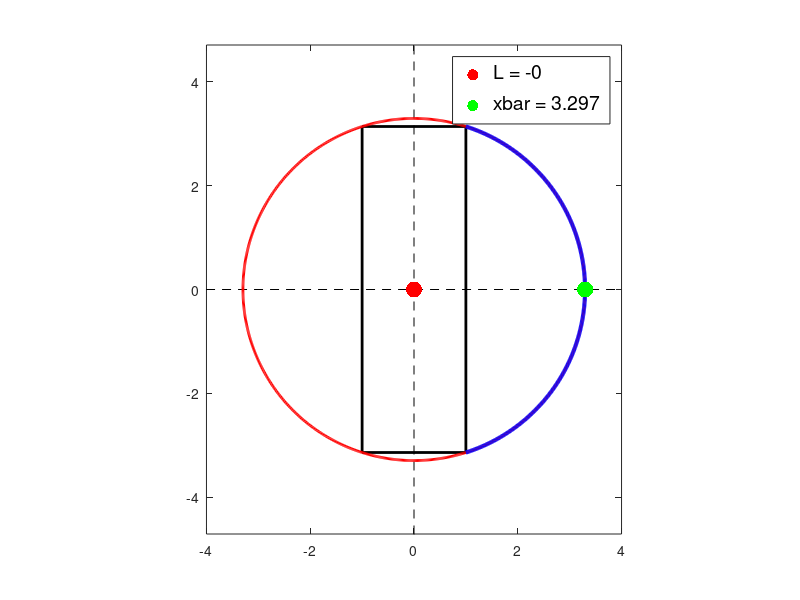

MATLAB code for this plot:
function cyl_sphere(xbar)

close all;

R_cyl = 1;
H_cyl = 2*pi;

beta = H_cyl/R_cyl;
if (nargin == 0)
    xbar = R_cyl*sqrt(1 + beta^2/4);
end

if (xbar == R_cyl)
    c = beta^2/4;
    e = sqrt(eps(c)/10);
    xbar = R_cyl*(1 + e);
end

alpha = xbar/R_cyl;

% (-L,0) is the center of the sphere.
L        = -R_cyl/2*(1 + alpha + beta^2/(4*(1-alpha)));
R_sphere = -R_cyl/2*(1 - alpha + beta^2/(4*(1-alpha)));

% Get range for phi. 
% TODO : Fix so that angle flips at L=0.  
if (-L <= R_cyl)
    phi0 = asin(-H_cyl/(2*R_sphere));
    phi1 = -phi0;
else
    phi1 = acos((L+R_cyl)/R_sphere);
    phi0 = -phi1;
end


fprintf('\n');
fprintf('%15s  %24.16f\n','min xbar',1);
fprintf('%15s  %24.16f\n','xbar',xbar);
fprintf('%15s  %24.16f\n','max xbar',sqrt(1 + beta^2/4));
fprintf('\n');
fprintf('%15s  %24.16f\n','phi0',phi0);
fprintf('%15s  %24.16f\n','phi1',phi1);
fprintf('\n');


fprintf('%15s  %24.17g\n','R_sphere',R_sphere);
fprintf('%15s  %24.17g\n','-L (xcenter)',-L);

phi = linspace(phi0,phi1,501);

xc = -L;
yc = 0;

x = R_sphere*cos(phi) + xc;   % This is the radius
y = R_sphere*sin(phi) + yc;   % This is the height.

fprintf('%15s  %24.16f\n','min(x)',min(x));
fprintf('%15s  %24.16f\n','max(x)',max(x));

cyl_x = [1,1,-1,-1,1]*R_cyl;
cyl_y = [-1,1,1,-1,-1]*H_cyl/2;

plot([-5,5],[0,0],'k--');
hold on;
plot([0,0],[-5,5],'k--');

plot(cyl_x,cyl_y,'k','linewidth',2);

th = linspace(0,2*pi,1000);
plot(R_sphere*cos(th) - L, R_sphere*sin(th), 'r', 'linewidth',2);
hold on;

plot(x,y,'b','linewidth',3);

% x(x < R_cyl) = nan;
% plot(x,y,'b','linewidth',4);

p(1) = plot(-L,0,'r.','markersize',35,'linewidth',30);
p(2) = plot(xbar,0,'g.','markersize',35,'linewidth',30);
lstr{1} = sprintf('L = %.4g\n',L);
lstr{2} = sprintf('xbar = %.4g\n',xbar);
legend(p,lstr,'fontsize',14);

axis([[-1,1]*R_cyl*4, [-1,1]*H_cyl/2*1.5]);
daspect([1,1,1]);

set(gcf,'position',[1649,386, 560, 420]);

end